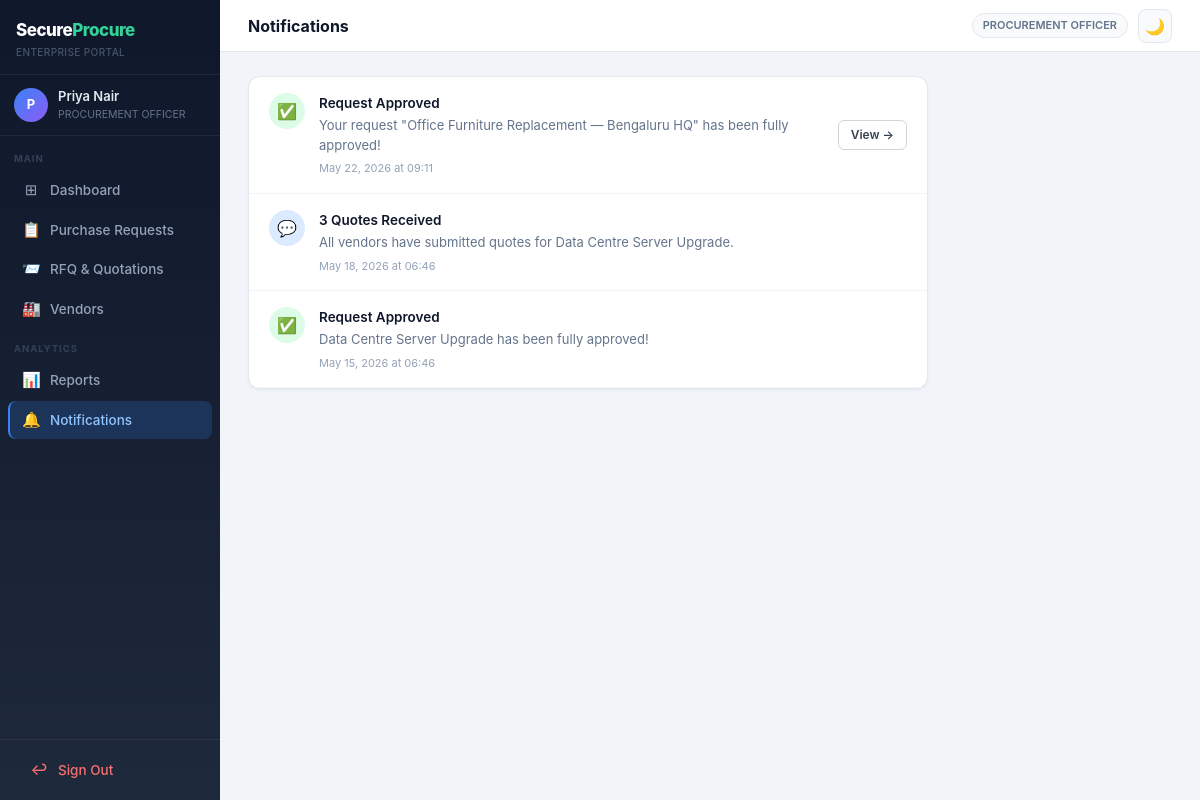
The app's page /notifications (signed in) with its own data.
### app/models.py (models this page shows, shortened)
class User(UserMixin, db.Model):
    __tablename__ = 'users'
    id            = db.Column(db.Integer, primary_key=True)
    name          = db.Column(db.String(120), nullable=False)
    email         = db.Column(db.String(120), unique=True, nullable=False)
    password_hash = db.Column(db.String(256), nullable=False)
    role          = db.Column(db.String(30), nullable=False, default='PROCUREMENT_OFFICER')
    department    = db.Column(db.String(100))
    is_active     = db.Column(db.Boolean, default=True)
    created_at    = db.Column(db.DateTime, default=datetime.utcnow)
    vendor         = db.relationship('Vendor', back_populates='user', uselist=False)
    requests       = db.relationship('PurchaseRequest', back_populates='creator', foreign_keys='PurchaseRequest.created_by')
    approvals      = db.relationship('Approval', back_populates='decider', foreign_keys='Approval.decided_by')
    audit_logs     = db.relationship('AuditLog', back_populates='user')
    notifications  = db.relationship('Notification', back_populates='user', cascade='all, delete-orphan')

class Notification(db.Model):
    __tablename__ = 'notifications'
    id         = db.Column(db.Integer, primary_key=True)
    user_id    = db.Column(db.Integer, db.ForeignKey('users.id'), nullable=False)
    type       = db.Column(db.String(50), nullable=False)
    title      = db.Column(db.String(200), nullable=False)
    message    = db.Column(db.Text, nullable=False)
    read       = db.Column(db.Boolean, default=False)
    link       = db.Column(db.String(200))
    created_at = db.Column(db.DateTime, default=datetime.utcnow)
    user = db.relationship('User', back_populates='notifications')

### app/routes/notifications.py (the view)
@bp.route('/notifications')
@login_required
def index():
    notifs = Notification.query.filter_by(user_id=current_user.id).order_by(
        Notification.created_at.desc()).all()
    Notification.query.filter_by(user_id=current_user.id, read=False).update({'read': True})
    db.session.commit()
    return render_template('dashboard/notifications.html', notifications=notifs)

### templates/dashboard/notifications.html (shortened to what this page needs)
{% extends "base.html" %}
{% block page_header %}
  <div style="font-size: 16px; font-weight: 700; color: var(--text-primary);">Notifications</div>
{% endblock %}
{% block content %}
<div style="max-width: 680px;">
  {% if notifications %}
  <div class="card" style="overflow: hidden;">
    {% for n in notifications %}
    <div style="padding: 16px 20px; display: flex; align-items: flex-start; gap: 14px; border-bottom: 1px solid #f1f5f9; {% if not n.read %}background: #f8fbff;{% endif %}">
      <div style="width: 36px; height: 36px; border-radius: 50%; display: flex; align-items: center; justify-content: center; flex-shrink: 0; font-size: 16px;
        background: {% if 'APPROVED' in n.type %}#dcfce7{% elif 'REJECTED' in n.type %}#fee2e2{% elif 'RFQ' in n.type %}#ede9fe{% elif 'QUOTATION' in n.type %}#dbeafe{% elif 'FRAUD' in n.type %}#fee2e2{% else %}#f1f5f9{% endif %};">
        {% if 'APPROVED' in n.type %}✅
        {% elif 'REJECTED' in n.type %}❌
        {% elif 'RFQ' in n.type %}📨
        {% elif 'QUOTATION' in n.type %}💬
        {% elif 'APPROVAL' in n.type %}🔔
        {% elif 'FRAUD' in n.type %}⚠️
        {% else %}ℹ️{% endif %}
      </div>
      <div style="flex: 1; min-width: 0;">
        <div style="display: flex; align-items: flex-start; justify-content: space-between; gap: 8px;">
          <div style="font-size: 13.5px; font-weight: 600; color: var(--text-primary);">{{ n.title }}</div>
        </div>
        <div style="font-size: 13px; color: var(--text-muted); margin-top: 3px;">{{ n.message }}</div>
        <div style="font-size: 11px; color: var(--text-faint); margin-top: 5px;">{{ n.created_at.strftime('%b %d, %Y at %H:%M') }}</div>
      </div>
      {% if n.link %}
      <a href="{{ n.link }}" class="btn btn-outline btn-sm" style="flex-shrink: 0; align-self: center;">View →</a>
      {% endif %}
    </div>
    {% endfor %}
  </div>
  {% endif %}
</div>
{% endblock %}

### templates/base.html (shortened to what this page needs)
<!DOCTYPE html>
<html lang="en" class="h-full">
<head>
  <script src="https://cdn.tailwindcss.com"></script>
</head>
<body class="h-full flex overflow-hidden" style="font-family: -apple-system, BlinkMacSystemFont, 'Segoe UI', sans-serif;">
<aside class="sidebar flex-shrink-0">
  <div style="padding: 18px 16px 14px; border-bottom: 1px solid rgba(255,255,255,0.07);">
    <a href="/dashboard" style="text-decoration: none; display: block;">
      <div style="font-size: 17px; font-weight: 800; color: white; letter-spacing: -0.5px;">
        Secure<span style="color: #34d399;">Procure</span>
      </div>
      <div style="font-size: 10px; color: #475569; margin-top: 1px; font-weight: 500; letter-spacing: 0.04em;">ENTERPRISE PORTAL</div>
    </a>
  </div>
  <div style="padding: 12px 14px; border-bottom: 1px solid rgba(255,255,255,0.06);">
    <div style="display: flex; align-items: center; gap: 10px;">
      <div style="width: 34px; height: 34px; border-radius: 50%; background: linear-gradient(135deg,#3b82f6,#8b5cf6); display: flex; align-items: center; justify-content: center; font-size: 13px; font-weight: 700; color: white; flex-shrink: 0;">
        {{ current_user.name[0].upper() }}
      </div>
      <div style="min-width: 0;">
        <div style="font-size: 13px; font-weight: 600; color: #e2e8f0; white-space: nowrap; overflow: hidden; text-overflow: ellipsis;">{{ current_user.name }}</div>
        <div style="font-size: 10.5px; color: #64748b; margin-top: 1px;">{{ current_user.role.replace('_',' ') }}</div>
      </div>
    </div>
  </div>
  <nav style="flex: 1; padding: 10px 0; overflow-y: auto;">
    <div style="padding: 6px 14px 4px; font-size: 9.5px; font-weight: 700; color: #334155; letter-spacing: 0.1em; text-transform: uppercase;">Main</div>
    <a href="/dashboard" class="nav-item {% if request.path == '/dashboard' %}active{% endif %}">
      <span class="nav-icon">⊞</span> Dashboard
    </a>
    {% if current_user.role != 'VENDOR' %}
    <a href="/requests" class="nav-item {% if '/requests' in request.path %}active{% endif %}">
      <span class="nav-icon">📋</span> Purchase Requests
    </a>
    {% endif %}
    {% if current_user.role in ['PROCUREMENT_OFFICER', 'ADMIN', 'APPROVER', 'AUDITOR'] %}
    <a href="/rfq" class="nav-item {% if '/rfq' in request.path %}active{% endif %}">
      <span class="nav-icon">📨</span> RFQ &amp; Quotations
    </a>
    {% endif %}
    {% if current_user.role in ['ADMIN', 'PROCUREMENT_OFFICER', 'AUDITOR'] %}
    <a href="/vendors" class="nav-item {% if '/vendors' in request.path %}active{% endif %}">
      <span class="nav-icon">🏭</span> Vendors
    </a>
    {% endif %}
    <div style="padding: 10px 14px 4px; font-size: 9.5px; font-weight: 700; color: #334155; letter-spacing: 0.1em; text-transform: uppercase; margin-top: 4px;">Analytics</div>
    <a href="/reports" class="nav-item {% if '/reports' in request.path %}active{% endif %}">
      <span class="nav-icon">📊</span> Reports
    </a>
    <a href="/notifications" class="nav-item {% if '/notifications' in request.path %}active{% endif %}">
      <span class="nav-icon">🔔</span> Notifications
    </a>
  </nav>
  <div style="padding: 10px 8px; border-top: 1px solid rgba(255,255,255,0.07);">
    <form action="/logout" method="post">
      <button type="submit" class="nav-item" style="width:100%; background:none; border:none; cursor:pointer; color:#f87171;">
        <span class="nav-icon">↩</span> Sign Out
      </button>
    </form>
  </div>
</aside>
<div style="flex: 1; display: flex; flex-direction: column; overflow: hidden; min-width: 0;">
  <header class="topbar">
    <div>{% block page_header %}{% endblock %}</div>
    <div style="display: flex; align-items: center; gap: 10px;">
      <span style="font-size: 11px; font-weight: 600; color: var(--text-muted); background: var(--bg-subtle); border: 1px solid var(--border); padding: 3px 10px; border-radius: 20px;">
        {{ current_user.role.replace('_',' ') }}
      </span>
      <button class="theme-toggle" id="theme-btn" onclick="toggleTheme()" title="Toggle dark/light mode">🌙</button>
    </div>
  </header>
  <main class="main-content">
    {% block content %}{% endblock %}
  </main>
</div>
</body>
</html>

### templates/base.html (style rules this page uses)
:root { --bg-page: #f1f5f9; --bg-card: #ffffff; --bg-subtle: #f8fafc; --bg-input: #ffffff; --border: #e2e8f0; --border-input: #d1d5db; --text-primary: #0f172a; --text-secondary:#374151; --text-muted: #64748b; --text-faint: #94a3b8; --shadow: 0 1px 3px rgba(0,0,0,0.06); }
body { background: var(--bg-page); transition: background 0.2s, color 0.2s; }
.sidebar { width: 220px; min-width: 220px; background: linear-gradient(180deg, #0f172a 0%, #1e293b 100%); display: flex; flex-direction: column; height: 100vh; }
.nav-item { display: flex; align-items: center; gap: 10px; padding: 8px 14px; border-radius: 8px; font-size: 13.5px; font-weight: 500; color: #94a3b8; text-decoration: none; transition: all 0.15s; margin: 1px 8px; white-space: nowrap; }
.nav-item.active { background: rgba(59,130,246,0.2); color: #93c5fd; border-left: 2px solid #3b82f6; padding-left: 12px; }
.nav-icon { font-size: 15px; width: 18px; text-align: center; flex-shrink: 0; }
.card { background: var(--bg-card); border-radius: 12px; border: 1px solid var(--border); box-shadow: var(--shadow); }
.btn { display: inline-flex; align-items: center; gap: 6px; padding: 8px 16px; border-radius: 8px; font-size: 13px; font-weight: 600; cursor: pointer; border: none; transition: all 0.15s; text-decoration: none; }
.btn-sm { padding: 5px 12px; font-size: 12px; border-radius: 6px; }
.btn-outline { background: var(--bg-card); color: var(--text-secondary); border: 1px solid var(--border-input); }
.theme-toggle { width: 34px; height: 34px; border-radius: 8px; border: 1px solid var(--border); background: var(--bg-subtle); cursor: pointer; display: flex; align-items: center; justify-content: center; font-size: 16px; transition: all 0.15s; }
.topbar { background: var(--bg-card); border-bottom: 1px solid var(--border); padding: 0 28px; height: 52px; display: flex; align-items: center; justify-content: space-between; flex-shrink: 0; }
.main-content { flex: 1; overflow-y: auto; padding: 24px 28px; }

### records on screen
User: name "P", name "Priya Nair", role.replace "PROCUREMENT OFFICER"
Notification: title "Request Approved", message "Your request \"Office Furniture Replacement — Bengaluru HQ\" has been fully approved!", created_at "May 22, 2026 at 09:11"
Notification: title "3 Quotes Received", message "All vendors have submitted quotes for Data Centre Server Upgrade.", created_at "May 18, 2026 at 06:46"
Notification: title "Request Approved", message "Data Centre Server Upgrade has been fully approved!", created_at "May 15, 2026 at 06:46"
